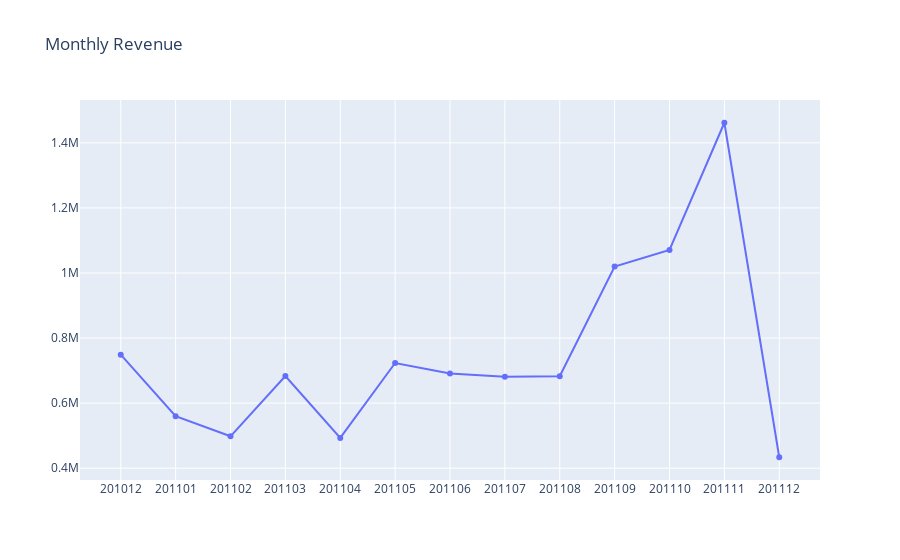

The code cell stored with this chart in its notebook:
### Code cell
plot_data = [
    go.Scatter(
    x=monthly_revenue['InvoiceYearMonth'],
    y=monthly_revenue['Revenue']
    )
]

plot_layout = go.Layout(
    xaxis={"type":"category"},
    title='Monthly Revenue'
)

fig = go.Figure(data=plot_data, layout=plot_layout)
fig.show()

### Figure 1 — Plotly figure (JSON) as saved in the notebook; plotly's stock layout.template omitted (floating-point values rounded to 4 significant figures)
{"data": [{"type": "scatter", "x": [201012, 201101, 201102, 201103, 201104, 201105, 201106, 201107, 201108, 201109, 201110, 201111, 201112], "y": [749000.0, 560000.0, 498100.0, 683300.0, 493200.0, 723300.0, 691100.0, 681300.0, 682700.0, 1020000.0, 1071000.0, 1462000.0, 433700.0]}], "layout": {"title": {"text": "Monthly Revenue"}, "xaxis": {"type": "category"}}}
